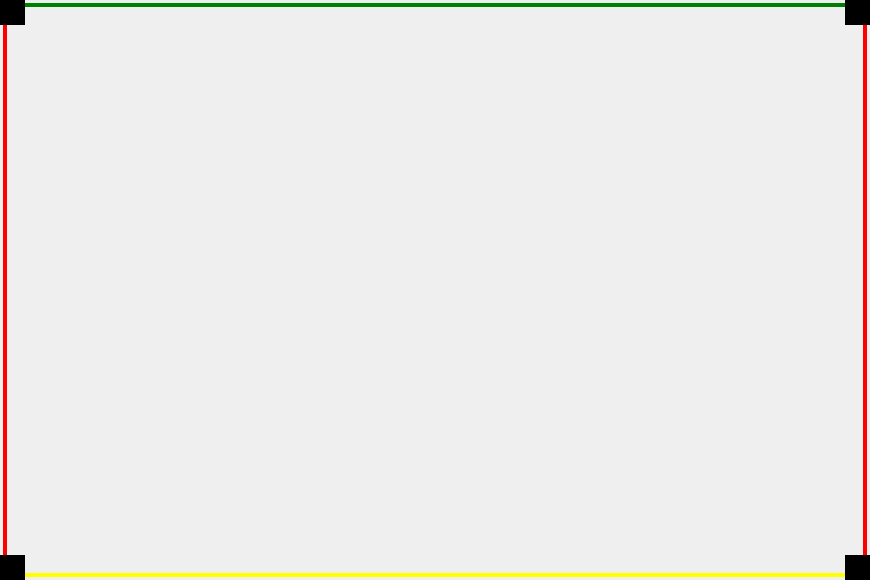
<?xml version="1.0" encoding="UTF-8"?>
<ui version="4.0">
 <class>WindowBackground_1</class>
 <widget class="QWidget" name="WindowBackground_1">
  <property name="geometry">
   <rect>
    <x>0</x>
    <y>0</y>
    <width>870</width>
    <height>580</height>
   </rect>
  </property>
  <property name="windowTitle">
   <string>Form</string>
  </property>
  <layout class="QHBoxLayout" name="horizontalLayout">
   <property name="spacing">
    <number>0</number>
   </property>
   <property name="leftMargin">
    <number>0</number>
   </property>
   <property name="topMargin">
    <number>0</number>
   </property>
   <property name="rightMargin">
    <number>0</number>
   </property>
   <property name="bottomMargin">
    <number>0</number>
   </property>
   <item>
    <layout class="QGridLayout" name="gridLayout_6">
     <property name="spacing">
      <number>0</number>
     </property>
     <item row="3" column="0">
      <widget class="QLabel" name="BottomLeftCorner">
       <property name="sizePolicy">
        <sizepolicy hsizetype="Fixed" vsizetype="Fixed">
         <horstretch>0</horstretch>
         <verstretch>0</verstretch>
        </sizepolicy>
       </property>
       <property name="minimumSize">
        <size>
         <width>25</width>
         <height>25</height>
        </size>
       </property>
       <property name="maximumSize">
        <size>
         <width>25</width>
         <height>25</height>
        </size>
       </property>
       <property name="styleSheet">
        <string notr="true">background: black;</string>
       </property>
       <property name="text">
        <string/>
       </property>
       <property name="alignment">
        <set>Qt::AlignCenter</set>
       </property>
       <property name="indent">
        <number>0</number>
       </property>
      </widget>
     </item>
     <item row="1" column="0" rowspan="2">
      <layout class="QHBoxLayout" name="LeftWraper">
       <property name="spacing">
        <number>0</number>
       </property>
       <property name="sizeConstraint">
        <enum>QLayout::SetDefaultConstraint</enum>
       </property>
       <item>
        <spacer name="horizontalSpacer">
         <property name="orientation">
          <enum>Qt::Horizontal</enum>
         </property>
         <property name="sizeType">
          <enum>QSizePolicy::Fixed</enum>
         </property>
         <property name="sizeHint" stdset="0">
          <size>
           <width>0</width>
           <height>20</height>
          </size>
         </property>
        </spacer>
       </item>
       <item>
        <widget class="QLabel" name="LeftBorder">
         <property name="sizePolicy">
          <sizepolicy hsizetype="Fixed" vsizetype="Minimum">
           <horstretch>0</horstretch>
           <verstretch>0</verstretch>
          </sizepolicy>
         </property>
         <property name="minimumSize">
          <size>
           <width>4</width>
           <height>0</height>
          </size>
         </property>
         <property name="maximumSize">
          <size>
           <width>4</width>
           <height>16777215</height>
          </size>
         </property>
         <property name="layoutDirection">
          <enum>Qt::LeftToRight</enum>
         </property>
         <property name="styleSheet">
          <string notr="true">background: red;</string>
         </property>
         <property name="lineWidth">
          <number>0</number>
         </property>
         <property name="text">
          <string/>
         </property>
         <property name="alignment">
          <set>Qt::AlignLeading|Qt::AlignLeft|Qt::AlignVCenter</set>
         </property>
         <property name="wordWrap">
          <bool>false</bool>
         </property>
         <property name="margin">
          <number>0</number>
         </property>
         <property name="indent">
          <number>0</number>
         </property>
        </widget>
       </item>
       <item>
        <spacer name="horizontalSpacer_2">
         <property name="orientation">
          <enum>Qt::Horizontal</enum>
         </property>
         <property name="sizeType">
          <enum>QSizePolicy::Fixed</enum>
         </property>
         <property name="sizeHint" stdset="0">
          <size>
           <width>15</width>
           <height>20</height>
          </size>
         </property>
        </spacer>
       </item>
      </layout>
     </item>
     <item row="3" column="2">
      <widget class="QLabel" name="BottomRightCorner">
       <property name="sizePolicy">
        <sizepolicy hsizetype="Fixed" vsizetype="Fixed">
         <horstretch>0</horstretch>
         <verstretch>0</verstretch>
        </sizepolicy>
       </property>
       <property name="minimumSize">
        <size>
         <width>25</width>
         <height>25</height>
        </size>
       </property>
       <property name="maximumSize">
        <size>
         <width>25</width>
         <height>25</height>
        </size>
       </property>
       <property name="styleSheet">
        <string notr="true">background: black;</string>
       </property>
       <property name="text">
        <string/>
       </property>
      </widget>
     </item>
     <item row="0" column="2">
      <widget class="QLabel" name="TopRightCorner">
       <property name="sizePolicy">
        <sizepolicy hsizetype="Fixed" vsizetype="Fixed">
         <horstretch>0</horstretch>
         <verstretch>0</verstretch>
        </sizepolicy>
       </property>
       <property name="minimumSize">
        <size>
         <width>25</width>
         <height>25</height>
        </size>
       </property>
       <property name="maximumSize">
        <size>
         <width>25</width>
         <height>25</height>
        </size>
       </property>
       <property name="styleSheet">
        <string notr="true">background: black;</string>
       </property>
       <property name="text">
        <string/>
       </property>
      </widget>
     </item>
     <item row="0" column="0">
      <widget class="QLabel" name="TopLeftCorner">
       <property name="sizePolicy">
        <sizepolicy hsizetype="Fixed" vsizetype="Fixed">
         <horstretch>0</horstretch>
         <verstretch>0</verstretch>
        </sizepolicy>
       </property>
       <property name="minimumSize">
        <size>
         <width>25</width>
         <height>25</height>
        </size>
       </property>
       <property name="maximumSize">
        <size>
         <width>25</width>
         <height>25</height>
        </size>
       </property>
       <property name="styleSheet">
        <string notr="true">background: black;</string>
       </property>
       <property name="text">
        <string/>
       </property>
       <property name="alignment">
        <set>Qt::AlignCenter</set>
       </property>
       <property name="indent">
        <number>0</number>
       </property>
      </widget>
     </item>
     <item row="1" column="2" rowspan="2">
      <layout class="QHBoxLayout" name="RightWraper">
       <property name="spacing">
        <number>0</number>
       </property>
       <item>
        <spacer name="horizontalSpacer_4">
         <property name="orientation">
          <enum>Qt::Horizontal</enum>
         </property>
         <property name="sizeType">
          <enum>QSizePolicy::Fixed</enum>
         </property>
         <property name="sizeHint" stdset="0">
          <size>
           <width>15</width>
           <height>20</height>
          </size>
         </property>
        </spacer>
       </item>
       <item>
        <widget class="QLabel" name="RightBorder">
         <property name="sizePolicy">
          <sizepolicy hsizetype="Minimum" vsizetype="Minimum">
           <horstretch>0</horstretch>
           <verstretch>0</verstretch>
          </sizepolicy>
         </property>
         <property name="minimumSize">
          <size>
           <width>4</width>
           <height>0</height>
          </size>
         </property>
         <property name="maximumSize">
          <size>
           <width>4</width>
           <height>16777215</height>
          </size>
         </property>
         <property name="styleSheet">
          <string notr="true">background: red;</string>
         </property>
         <property name="text">
          <string/>
         </property>
         <property name="alignment">
          <set>Qt::AlignCenter</set>
         </property>
         <property name="indent">
          <number>0</number>
         </property>
        </widget>
       </item>
       <item>
        <spacer name="horizontalSpacer_3">
         <property name="orientation">
          <enum>Qt::Horizontal</enum>
         </property>
         <property name="sizeType">
          <enum>QSizePolicy::Fixed</enum>
         </property>
         <property name="sizeHint" stdset="0">
          <size>
           <width>0</width>
           <height>20</height>
          </size>
         </property>
        </spacer>
       </item>
      </layout>
     </item>
     <item row="0" column="1">
      <layout class="QVBoxLayout" name="TopWraper">
       <property name="spacing">
        <number>0</number>
       </property>
       <item>
        <spacer name="verticalSpacer">
         <property name="orientation">
          <enum>Qt::Vertical</enum>
         </property>
         <property name="sizeType">
          <enum>QSizePolicy::Fixed</enum>
         </property>
         <property name="sizeHint" stdset="0">
          <size>
           <width>20</width>
           <height>0</height>
          </size>
         </property>
        </spacer>
       </item>
       <item>
        <widget class="QLabel" name="TopBorder">
         <property name="sizePolicy">
          <sizepolicy hsizetype="MinimumExpanding" vsizetype="Fixed">
           <horstretch>0</horstretch>
           <verstretch>0</verstretch>
          </sizepolicy>
         </property>
         <property name="minimumSize">
          <size>
           <width>0</width>
           <height>4</height>
          </size>
         </property>
         <property name="maximumSize">
          <size>
           <width>16777215</width>
           <height>4</height>
          </size>
         </property>
         <property name="styleSheet">
          <string notr="true">background: green;</string>
         </property>
         <property name="lineWidth">
          <number>0</number>
         </property>
         <property name="text">
          <string/>
         </property>
         <property name="alignment">
          <set>Qt::AlignCenter</set>
         </property>
         <property name="indent">
          <number>0</number>
         </property>
        </widget>
       </item>
       <item>
        <spacer name="verticalSpacer_2">
         <property name="orientation">
          <enum>Qt::Vertical</enum>
         </property>
         <property name="sizeType">
          <enum>QSizePolicy::Fixed</enum>
         </property>
         <property name="sizeHint" stdset="0">
          <size>
           <width>20</width>
           <height>15</height>
          </size>
         </property>
        </spacer>
       </item>
      </layout>
     </item>
     <item row="3" column="1">
      <layout class="QVBoxLayout" name="BottomWraper">
       <property name="spacing">
        <number>0</number>
       </property>
       <item>
        <spacer name="verticalSpacer_4">
         <property name="orientation">
          <enum>Qt::Vertical</enum>
         </property>
         <property name="sizeType">
          <enum>QSizePolicy::Fixed</enum>
         </property>
         <property name="sizeHint" stdset="0">
          <size>
           <width>20</width>
           <height>15</height>
          </size>
         </property>
        </spacer>
       </item>
       <item>
        <widget class="QLabel" name="BottomBorder">
         <property name="sizePolicy">
          <sizepolicy hsizetype="MinimumExpanding" vsizetype="Fixed">
           <horstretch>0</horstretch>
           <verstretch>0</verstretch>
          </sizepolicy>
         </property>
         <property name="minimumSize">
          <size>
           <width>0</width>
           <height>4</height>
          </size>
         </property>
         <property name="maximumSize">
          <size>
           <width>16777215</width>
           <height>4</height>
          </size>
         </property>
         <property name="styleSheet">
          <string notr="true">background: yellow;</string>
         </property>
         <property name="lineWidth">
          <number>0</number>
         </property>
         <property name="text">
          <string/>
         </property>
         <property name="alignment">
          <set>Qt::AlignCenter</set>
         </property>
         <property name="indent">
          <number>0</number>
         </property>
        </widget>
       </item>
       <item>
        <spacer name="verticalSpacer_5">
         <property name="orientation">
          <enum>Qt::Vertical</enum>
         </property>
         <property name="sizeType">
          <enum>QSizePolicy::Fixed</enum>
         </property>
         <property name="sizeHint" stdset="0">
          <size>
           <width>20</width>
           <height>0</height>
          </size>
         </property>
        </spacer>
       </item>
      </layout>
     </item>
    </layout>
   </item>
  </layout>
 </widget>
 <resources/>
 <connections/>
</ui>
